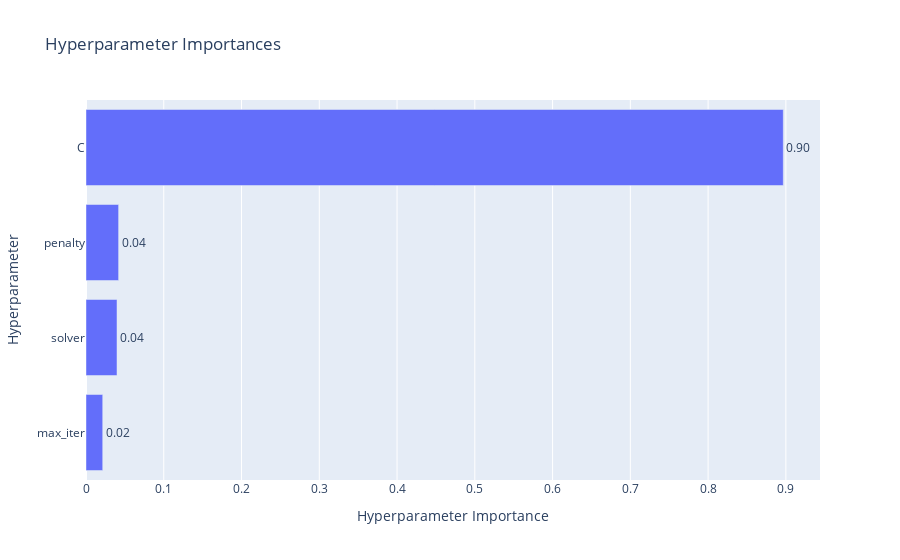

Notebook source saved alongside this figure:
### Code cell
optuna.visualization.plot_param_importances(study)

### Figure 1 — Plotly figure (JSON) as saved in the notebook; plotly's stock layout.template omitted (floating-point values rounded to 4 significant figures)
{"data": [{"cliponaxis": false, "hovertemplate": ["max_iter (IntDistribution): 0.021498644204833148<extra></extra>", "solver (CategoricalDistribution): 0.03986034047365337<extra></extra>", "penalty (CategoricalDistribution): 0.04194166152640953<extra></extra>", "C (FloatDistribution): 0.8966993537951039<extra></extra>"], "name": "Objective Value", "orientation": "h", "text": ["0.02", "0.04", "0.04", "0.90"], "textposition": "outside", "type": "bar", "x": [0.0215, 0.03986, 0.04194, 0.8967], "y": ["max_iter", "solver", "penalty", "C"]}], "layout": {"title": {"text": "Hyperparameter Importances"}, "xaxis": {"title": {"text": "Hyperparameter Importance"}}, "yaxis": {"title": {"text": "Hyperparameter"}}}}
